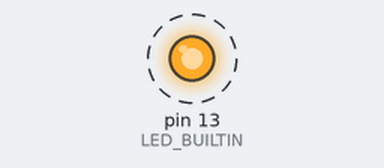
Recording of a sketch running on a simulated Arduino Uno, built with avr-gcc and run on an emulated ATmega328P. Shown: output pins drawn as LEDs (lit = HIGH). Dashed ring = blinking.

Above: at 0.2 s.
Timing chart, 0 to 3.0 s (numbered marks = the images above):
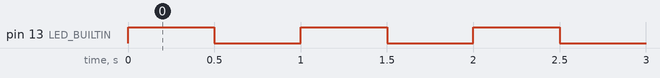

The sketch:

BlinkLedPureC.ino
```cpp
// (licence header left out)
#include "PureC.h"

#define LedPin LED_BUILTIN

/*
 * Defines some functions
 */
#define SetLedOutput SET_MODE_OUTPUT(LedPin)
#define LedOn WRITE_HIGH(LedPin)
#define LedOff WRITE_LOW(LedPin)
#define LedToogle WRITE_TOOGLE(LedPin)

#define Tdelay 500
#define Wait _delay_ms(Tdelay)

/*
 * Setup
 */
void setup() {
  SetLedOutput;
}

/*
 * Main loop
 */
void loop() {

  LedOn;
  Wait;
  LedOff;
  Wait;

  LedToogle;
  Wait;
  LedToogle;
  Wait;
}
```

PureC.h
```cpp
// (licence header left out)
#ifndef PureC_h
#define PureC_h

/*
 * Translation table for arduino UNO pins to dirs, ports and bits
 */
#define DIR_PIN_8 DDRB
#define DIR_PIN_9 DDRB
#define DIR_PIN_10 DDRB
#define DIR_PIN_11 DDRB
#define DIR_PIN_12 DDRB
#define DIR_PIN_13 DDRB

#define OUT_PIN_8 PORTB
#define OUT_PIN_9 PORTB
#define OUT_PIN_10 PORTB
#define OUT_PIN_11 PORTB
#define OUT_PIN_12 PORTB
#define OUT_PIN_13 PORTB

#define IN_PIN_8 PINB
#define IN_PIN_9 PINB
#define IN_PIN_10 PINB
#define IN_PIN_11 PINB
#define IN_PIN_12 PINB
#define IN_PIN_13 PINB

#define BIT_PIN_8 (1<<0)
#define BIT_PIN_9 (1<<1)
#define BIT_PIN_10 (1<<2)
#define BIT_PIN_11 (1<<3)
#define BIT_PIN_12 (1<<4)
#define BIT_PIN_13 (1<<5)


/*
 * Write functions on pins
 */
#define JOIN(x,y) x##y
#define PIN_TO_DIR(x) JOIN(DIR_PIN_,x)
#define PIN_TO_OUT(x) JOIN(OUT_PIN_, x)
#define PIN_TO_IN(x) JOIN(IN_PIN_, x)
#define PIN_TO_BIT(x) JOIN(BIT_PIN_, x)

#define DIGIWRITE_H(prt, pn) prt |= pn
#define DIGIWRITE_L(prt, pn) prt &= ~pn
#define DIGIWRITE_T(prt, pn) prt ^= pn
#define DIGIREAD(prt, pn) prt & pn

#define SET_MODE_OUTPUT(pin) DIGIWRITE_H( PIN_TO_DIR(pin), PIN_TO_BIT(pin) )
#define SET_MODE_INPUT(pin) DIGIWRITE_L( PIN_TO_DIR(pin), PIN_TO_BIT(pin) );
#define SET_MODE_INPUT_PULLUP(pin) DIGIWRITE_L( PIN_TO_DIR(pin), PIN_TO_BIT(pin) ); WRITE_PIN_ON(pin)

#define WRITE_HIGH(pin) DIGIWRITE_H( PIN_TO_OUT(pin), PIN_TO_BIT(pin) )
#define WRITE_LOW(pin) DIGIWRITE_L( PIN_TO_OUT(pin), PIN_TO_BIT(pin) )
#define WRITE_TOOGLE(pin) DIGIWRITE_T( PIN_TO_OUT(pin), PIN_TO_BIT(pin) )

#define READ_PIN(pin) DIGIREAD( PIN_TO_IN(pin), PIN_TO_BIT(pin) )

#endif
```

Measured:
- by itself, pin 13 (LED_BUILTIN): alternates HIGH for 0.50 s and LOW for 0.50 s
